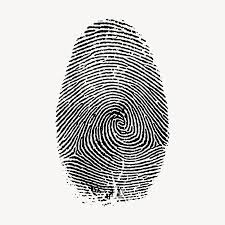
#> input picture test_fingerprint.jpg, 225 x 225 px
$ python -i fingerprint_pipeline.py   (imports and definitions only)
#> lines starting #> are read from the running program, lines starting #| are printed output that depends on the picture; after the words box and inside, x2 and y2 are one past the last pixel; in counts of white or black regions, pixels touching at a corner belong together
#> in bmp_to_json, img is the input picture: shape (225, 225, 3); mean B, G, R 208.2, 209.7, 210.3
import cv2
import numpy as np
from skimage.morphology import skeletonize


# ---------------------------
# Grayscale Conversion
# ---------------------------
def convert_to_grayscale(img):
    return cv2.cvtColor(img, cv2.COLOR_BGR2GRAY)


# ---------------------------
# Noise Removal
# ---------------------------
def remove_noise(img):
    return cv2.GaussianBlur(img, (5, 5), 0)
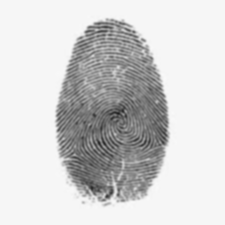
#> returned value: shape (225, 225); min 32, max 249, mean 209.7


# ---------------------------
# Contrast Enhancement
# ---------------------------
def normalize(img):

    # Improve contrast
    img = cv2.equalizeHist(img)
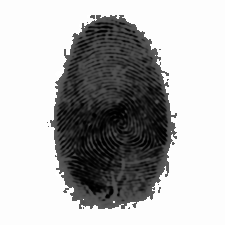
#> img: shape (225, 225); min 0, max 255, mean 177.9

    # Increase contrast and darken ridges
    img = cv2.convertScaleAbs(
        img,
        alpha=1.5,   # contrast
        beta=-30     # brightness
    )

    return img


# ---------------------------
# Binarization
# ---------------------------
def binarize(img):

    binary = cv2.adaptiveThreshold(
        img,
        255,
        cv2.ADAPTIVE_THRESH_GAUSSIAN_C,
        cv2.THRESH_BINARY_INV,
        15,
        5
    )
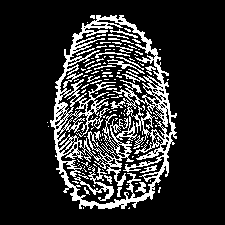
#> binary: shape (225, 225); 17.3% white in thin lines or dots, all inside (x1, y1, x2, y2) = (47, 15, 177, 209)

    return binary


# ---------------------------
# Thinning (Skeletonization)
# ---------------------------
def thinning(img):

    binary = img > 0

    skeleton = skeletonize(binary)
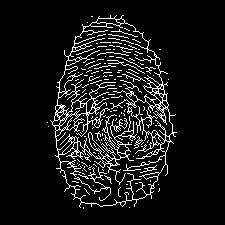
#> skeleton: shape (225, 225) bool; 8.8% white in thin lines or dots, all inside (x1, y1, x2, y2) = (47, 15, 177, 209)

    return (skeleton.astype(np.uint8)) * 255


# ---------------------------
# Minutiae Extraction
# ---------------------------
def extract_features(img):

    if img is None:
        raise ValueError("Invalid image")

    features = []

    height, width = img.shape
#> height = 225; width = 225

    for y in range(1, height - 1):
        for x in range(1, width - 1):

            # Only ridge pixels
            if img[y, x] != 255:
                continue

            neighbours = [
                img[y - 1, x - 1],
                img[y - 1, x],
                img[y - 1, x + 1],
                img[y, x + 1],
                img[y + 1, x + 1],
                img[y + 1, x],
                img[y + 1, x - 1],
                img[y, x - 1]
            ]

            ridge_count = sum(
                1 for pixel in neighbours
                if pixel == 255
            )

            # Ridge Ending
            if ridge_count == 1:
                features.append({
                    "x": int(x),
                    "y": int(y),
                    "type": "ending"
                })

            # Bifurcation
            elif ridge_count == 3:
                features.append({
                    "x": int(x),
                    "y": int(y),
                    "type": "bifurcation"
                })
#> after the loop, features = 1521 items

    return features


# ---------------------------
# BMP → JSON Template
# ---------------------------
def bmp_to_json(image_path):

    img = cv2.imread(image_path)

    if img is None:
        raise ValueError(
            f"Cannot read image: {image_path}"
        )

    gray = convert_to_grayscale(img)

    denoised = remove_noise(gray)

    normalized = normalize(denoised)

    binary = binarize(normalized)

    thin = thinning(binary)

    features = extract_features(thin)
#> features = 1521 items

    return features

>>> result = bmp_to_json('test_fingerprint.jpg')
#> result = 1521 items

$ run again, on 0 (189).bmp
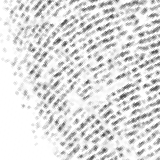
#> input picture 0 (189).bmp, 160 x 160 px
#> in bmp_to_json, img is the input picture: shape (160, 160, 3); min 75, max 255, mean 222.2
#> in binarize, `binary = cv2.adaptiveThreshold( img, 255, cv2.ADAPTIVE_THRESH_GAUSSIAN..`:
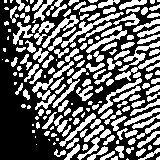
#> binary: shape (160, 160); 41% white; 178 white regions (47 under 20 px), largest, box (x1, y1, x2, y2) and area: (61, 12, 124, 48) 309, (86, 25, 127, 53) 289, (118, 41, 160, 71) 275
#> in thinning, `skeleton = skeletonize(binary)`:
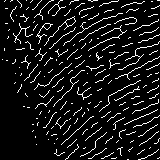
#> skeleton: shape (160, 160) bool; 8.8% white in thin lines or dots
#> after the loop in extract_features, `for y in range(1, height - 1):`: features = 459 items
